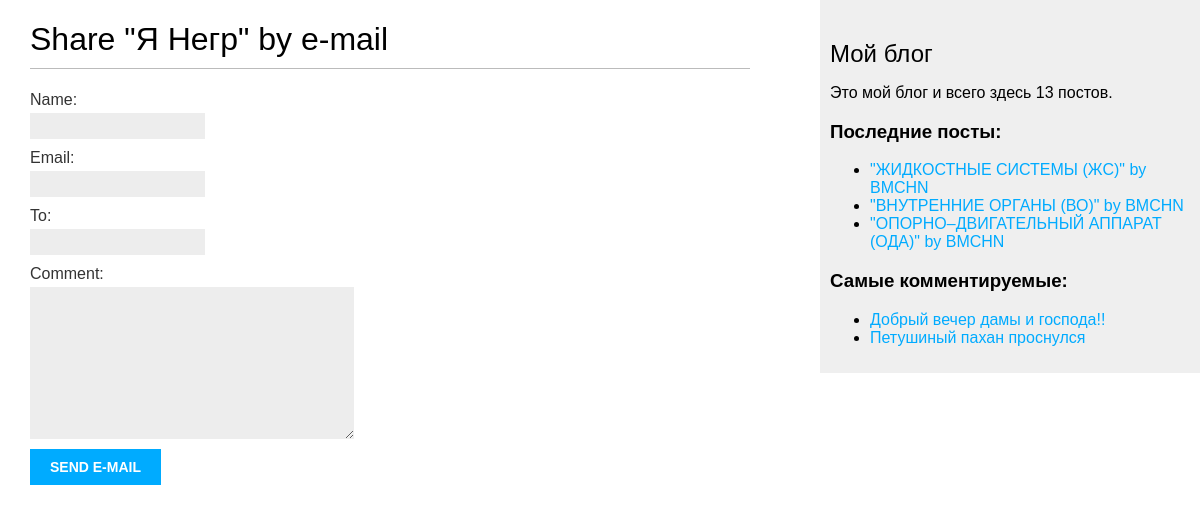
Screenshot of /blog/1/share/ with the database file from the repository.
### blog/models.py (models this page shows, shortened)
class Post(models.Model):
    class Status(models.TextChoices):
        DRAFT = 'DF', 'Draft'  # Можно обращаться как Post.Status.choices(both)(like items)/labels(1)/values(DF, PB)
        PUBLISHED = 'PB', 'Published'  # короче эта хуйня это буквально словарь (словарь = key, value)
    title = models.CharField(max_length=250)
    slug = models.SlugField(max_length=250,
                            unique_for_date='publish')  # Сверяет уникальность по Дате
    author = models.ForeignKey(User,
                               on_delete=models.CASCADE,
                               related_name='blog_posts')
    body = models.TextField()
    publish = models.DateTimeField(default=timezone.now)
    created = models.DateTimeField(auto_now_add=True)
    updated = models.DateTimeField(auto_now=True)
    status = models.CharField(max_length=2,
                              choices=Status.choices,
                              default=Status.DRAFT)
    objects = models.Manager()
    published = PublishedManager()
    class Meta:
        ordering = ['-publish']  # сортирован по паблишу (время публикации поста), но в обратном порядке (-)
        indexes = [
            models.Index(fields=['-publish'])
        ]
    def get_absolute_url(self):
        return reverse('blog:post_detail', args=[self.publish.year, self.publish.month, self.publish.day, self.slug])
    tags = TaggableManager()

### blog/views.py (the view)
# urls.py: path('<int:post_id>/share/', views.post_share, name='post_share'),
def post_share(request, post_id):  # запрос и id поста
    post = get_object_or_404(Post,
                             id=post_id,
                             status=Post.Status.PUBLISHED)  # извлечегие из БД поста по id и published
    sent = False
    if request.method == 'POST':  # POST -> форма отправлена на обработку
        form = EmailPostForm(request.POST)  # обработка данных, введенных пользователем
        if form.is_valid():  # формы введены корректно
            cd = form.cleaned_data  # получение очищенных данных из формы (словарь полей формы и их значений)
            post_url = request.build_absolute_uri(post.get_absolute_url())
            subject = f"{cd['name']} recommends you read " \
                      f"{post.title}"
            message = f"Read {post.title} at {post_url}\n\n" \
                      f"{cd['name']}\'s comments: {cd['comment']}"
            send_mail(subject, message, 'ganichevkirill9@gmail.com',
                      [cd['to']])
            sent = True
    else:  # GET -> пользователь получил форму и должен ее заполнить -> она должна быть пустой
        form = EmailPostForm()
    return render(request,  # рендерит шаблон с передачей поста и экземпляра формы
                  'blog/post/share.html',
                  {'post': post,
                   'form': form,
                   'sent': sent})

### blog/forms.py
class EmailPostForm(forms.Form):
    name = forms.CharField(max_length=25)
    email = forms.EmailField()
    to = forms.EmailField()
    comment = forms.CharField(required=False,  # значит что заполнять необязательно
                              widget=forms.Textarea)  # like <input type='textarea'>

### blog/models.py (called while the page is built)
    def get_queryset(self):
        return super().get_queryset().filter(status=Post.Status.PUBLISHED)

### blog/templatetags/blog_tags.py (called while the page is built)
@register.simple_tag  # регистрирует функцию как простой тег шаблона
def total_posts():
    return Post.published.count()

@register.inclusion_tag('blog/post/latest_posts.html')
def show_latest_posts(count=3):  # Последние count постов
    latest_posts = Post.published.order_by('-publish')[:count]
    return {'latest_posts': latest_posts}  # отправляем данную хуйнюшку на latest_posts.html, как в render`е

@register.simple_tag
def get_most_commented_posts(count=3):
    return Post.published.annotate(
        total_comments=Count('comments')
    ).exclude(total_comments=0).order_by('-total_comments')[:count]

### blog/templates/blog/post/share.html (shortened to what this page needs)
{% extends "blog/base.html" %}
{% block content %}
  {% if sent %}
    <h1>E-mail successfully sent</h1>
    <p>
      "{{ post.title }}" was successfully sent to {{ form.cleaned_data.to }}.
    </p>
  {% else %}
    <h1>Share "{{ post.title }}" by e-mail</h1>
    <form method="post">
      {{ form.as_p }}
      <input type="submit" value="Send e-mail">
    </form>
  {% endif %}
{% endblock %}

### blog/templates/blog/base.html (shortened to what this page needs)
{% load blog_tags %}
{% load static %}
<!DOCTYPE html>
<html>
<head>
  <link href="{% static 'css/blog.css' %}" rel="stylesheet">
</head>
<body>
  <div id="content">
    {% block content %}
    {% endblock %}
  </div>
  <div id="sidebar">
    <h2>Мой блог</h2>
    <p>Это мой блог и всего здесь {% total_posts %} постов.</p>
    <h3>Последние посты:</h3>
    {% show_latest_posts %}
    <h3>Самые комментируемые:</h3>
    {% get_most_commented_posts as most_commented_posts %}
    <ul>
      {% for post in most_commented_posts %}
        <li>
          <a href="{{ post.get_absolute_url }}">{{ post.title }}</a>
        </li>
      {% endfor %}
    </ul>
  </div>
</body>
</html>

### blog/templates/blog/post/latest_posts.html
<ul>
  {% for post in latest_posts %}
    <li>
      <a href="{{ post.get_absolute_url }}">
        "{{ post.title }}" by {{ post.author }}
      </a>
    </li>
  {% endfor %}
</ul>

### blog/static/css/blog.css (style rules this page uses)
body { margin:0; padding:0; font-family:helvetica, sans-serif; }
a { color:#00abff; text-decoration:none; }
h1 { font-weight:normal; border-bottom:1px solid #bbb; padding:0 0 10px 0; }
h2 { font-weight:normal; margin:30px 0 0; }
#content { float:left; width:60%; padding:0 0 0 30px; }
#sidebar { float:right; width:30%; padding:10px; background:#efefef; height:100%; }
label { float:left; clear:both; color:#333; margin-bottom:4px; }
input, textarea { clear:both; float:left; margin:0 0 10px; background:#ededed; border:0; padding:6px 10px; font-size:12px; }
input[type=submit] { font-weight:bold; background:#00abff; color:#fff; padding:10px 20px; font-size:14px; text-transform:uppercase; }

### rows the page displays
Post: title "Я Негр"
Post: title "ЖИДКОСТНЫЕ СИСТЕМЫ (ЖС)", author "BMCHN"
Post: title "ВНУТРЕННИЕ ОРГАНЫ (ВО)", author "BMCHN"
Post: title "ОПОРНО–ДВИГАТЕЛЬНЫЙ АППАРАТ (ОДА)", author "BMCHN"
Post: title "Добрый вечер дамы и господа!!"
Post: title "Петушиный пахан проснулся"
